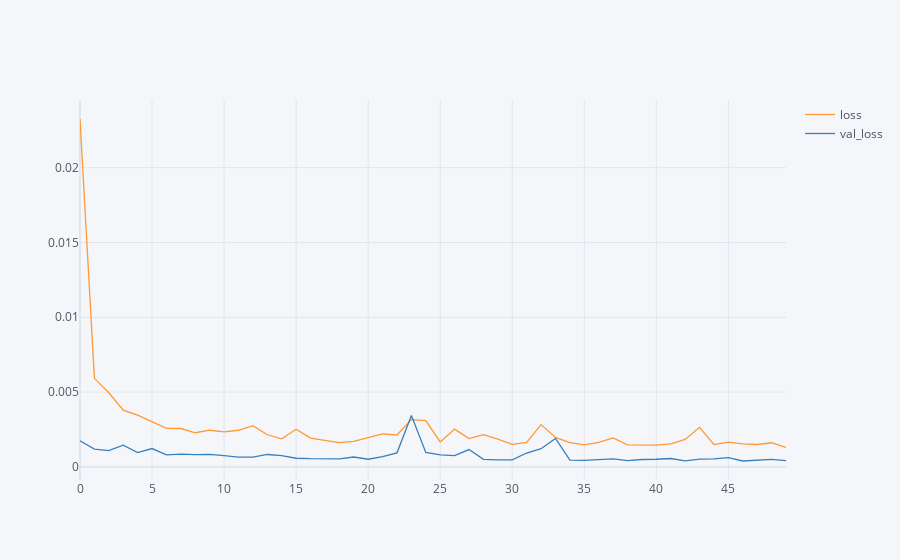

The code cell stored with this chart in its notebook:
### Code cell
loss_df = pd.DataFrame(model3.history.history)
loss_df.iplot()
